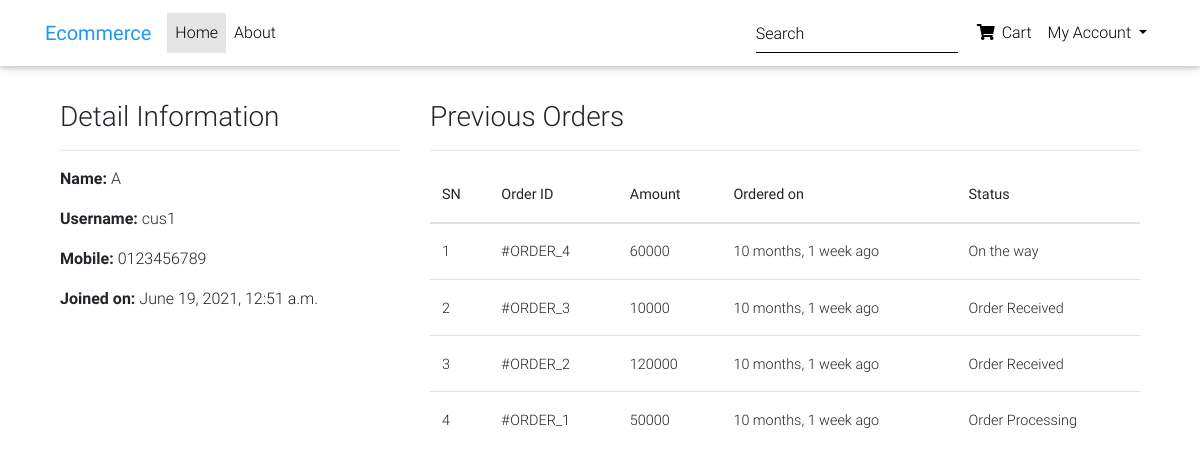
Screenshot of /profile/ (signed in) with the database file from the repository.
### home/models.py (models this page shows, shortened)
class Customer(models.Model):
    user = models.OneToOneField(User, on_delete=models.CASCADE)
    full_name = models.OneToOneField(FullName, on_delete=models.CASCADE)
    lastname = models.CharField(max_length=20)
    joined_on = models.DateTimeField(auto_now_add=True)
    mobile = models.CharField(max_length=10)

class Order(models.Model):
    cart = models.OneToOneField(Cart, on_delete=models.CASCADE)
    customer = models.ForeignKey(Customer, on_delete= models.CASCADE)
    lastname = models.CharField(max_length=20)
    subtotal = models.PositiveIntegerField()
    discount = models.PositiveIntegerField()
    total = models.PositiveIntegerField()
    order_statusID = models.ForeignKey(OrderStatus, on_delete=models.CASCADE)
    order_status = models.CharField(max_length=50, choices=ORDER_STATUS)
    created_at = models.DateTimeField(auto_now_add=True)
    payment_methodID = models.ForeignKey(PaymentMethod, on_delete=models.CASCADE)
    payment_method = models.CharField(
        max_length=20, choices=METHOD, default="Cash On Delivery")
    payment_completed = models.BooleanField(
        default=False, null=True, blank=True)
    def __str__(self):
        return "Order: " + str(self.id)

### home/views.py (the view)
# urls.py: path("profile/", CustomerProfileView.as_view(), name="customerprofile"),
class CustomerProfileView(TemplateView):
    template_name = "customerprofile.html"
    def dispatch(self, request, *args, **kwargs):
        if request.user.is_authenticated and Customer.objects.filter(user=request.user).exists():
            pass
        else:
            return redirect("/login/?next=/profile/")
        return super().dispatch(request, *args, **kwargs)
    def get_context_data(self, **kwargs):
        context = super().get_context_data(**kwargs)
        customer = self.request.user.customer
        context['customer'] = customer
        orders = Order.objects.filter(cart__customer=customer).order_by("-id")
        print(orders)
        context["orders"] = orders
        return context

### templates/customerprofile.html (shortened to what this page needs)
{% extends 'base.html' %}
{% block content %}
<div class="container">
    <div class="row">
        <div class="col-md-4">
            <h3>Detail Information</h3><hr>
            <p><span class="font-weight-bold">Name: </span> {{customer.lastname}}</p>
            <p><span class="font-weight-bold">Username: </span> {{customer.user.username}}</p>
            <p><span class="font-weight-bold">Mobile: </span> {{customer.mobile}}</p>
            <p><span class="font-weight-bold">Joined on: </span> {{customer.joined_on}}</p>
        </div>
        <div class="col-md-8">
            <h3>Previous Orders</h3>
            <hr>
            <table class="table">
                <thead>
                    <tr>
                        <th>SN</th>
                        <th>Order ID</th>
                        <th>Amount</th>
                        <th>Ordered on</th>
                        <th>Status</th>
                    </tr>
                </thead>
                <tbody>
                    {% for ord in orders %}
                    <tr>
                        <td>{{forloop.counter}}</td>
                        <td><a href="{% url 'customerorderdetail' ord.pk %}"> #ORDER_{{ord.id}}</a></td>
                        <td>{{ord.total}}</td>
                        <td>{{ord.created_at|timesince}} ago</td>
                        <td>{{ord.order_status}}</td>
                    </tr>
                    {% endfor %}
                </tbody>
            </table>
        </div>
    </div>
</div>
{% endblock %}

### templates/base.html (style rules this page uses)
html, body, header, .carousel { height: 60vh; }

### rows the page displays
Customer: lastname "A", user.username "cus1", mobile "0123456789", joined_on "June 19, 2021, 12:51 a.m."
Order: id "4", total "60000", created_at "10 months, 1 week", order_status "On the way"
Order: id "3", total "10000", created_at "10 months, 1 week", order_status "Order Received"
Order: id "2", total "120000", created_at "10 months, 1 week", order_status "Order Received"
Order: id "1", total "50000", created_at "10 months, 1 week", order_status "Order Processing"
